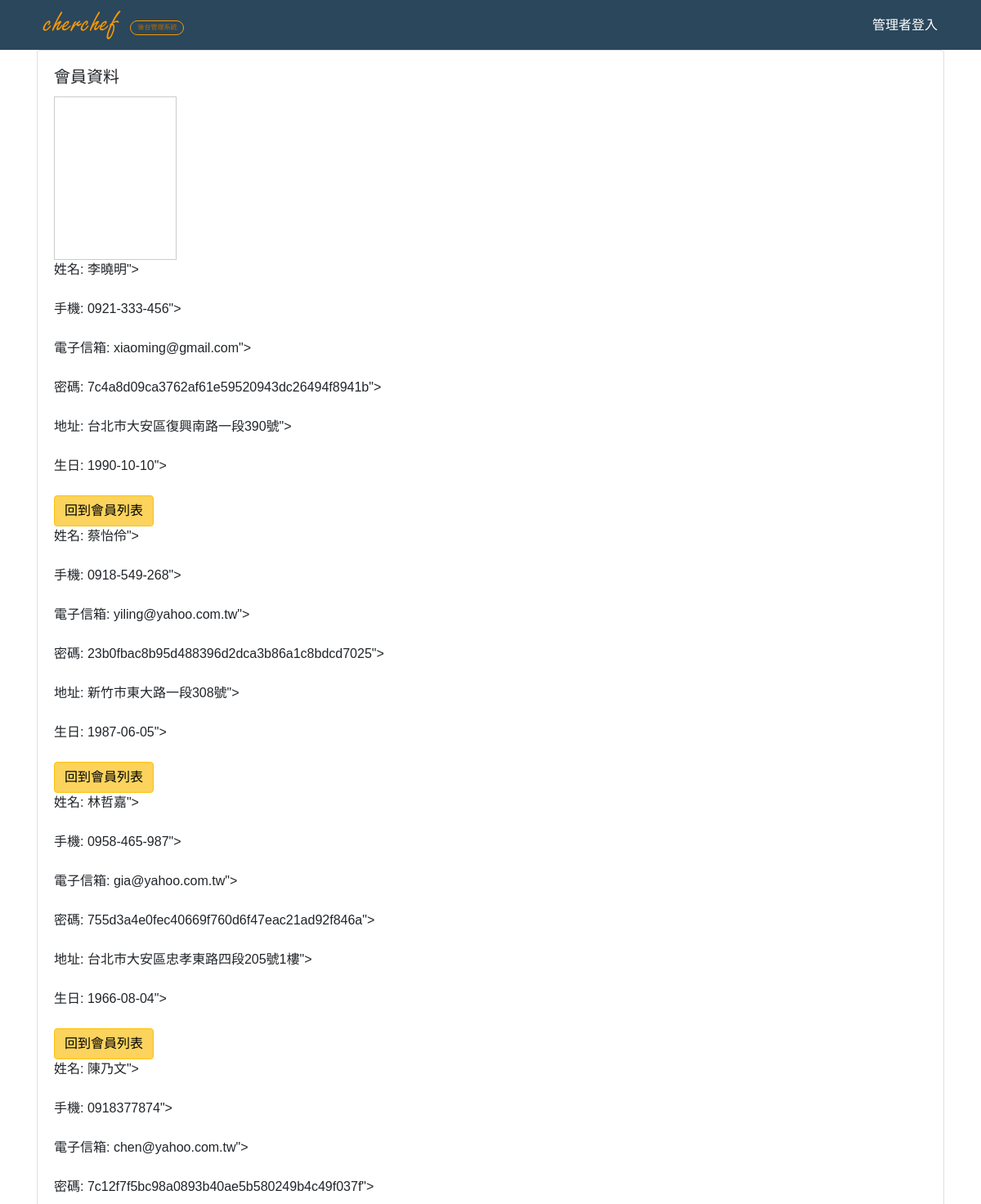
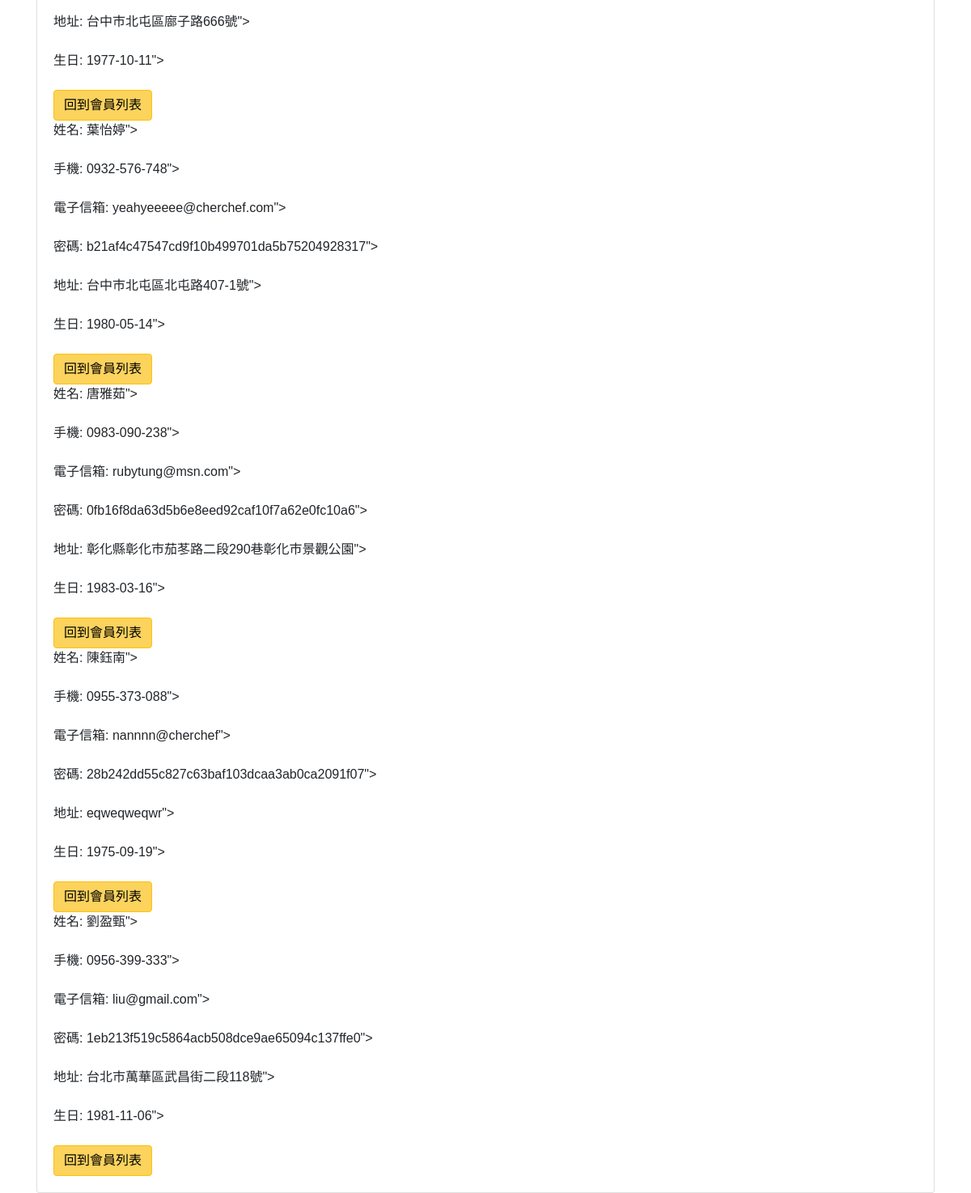
/Chef/clients_detail_api.php, run on the app's committed database (2 pictures, top to bottom).
### tables this page shows
CREATE TABLE `clients` (
  `sid` int(11) NOT NULL,
  `name` varchar(255) NOT NULL,
  `mobile` varchar(255) NOT NULL,
  `email` varchar(255) NOT NULL,
  `password` varchar(255) NOT NULL,
  `address` varchar(255) NOT NULL,
  `birthday` date NOT NULL,
  `profile_pic` varchar(255) NOT NULL,
  `kitchen_pics` varchar(255) NOT NULL
);

### Chef/clients_detail_api.php (the view, shortened to what this page needs)
<?php
    require __DIR__. '/connect.php';
    $stmt = $pdo->query("SELECT * FROM `clients`");
    $rows = $stmt->fetchAll(PDO::FETCH_ASSOC);
?>
<?php include __DIR__ . '/_html_header.php'; ?>
<?php include __DIR__ . '/_navbar.php'; ?>
<div class="container">
    <div class="row">
        <div class="col-lg-12">
            <div class="card">
                <div class="card-body">
                    <h5 class="card-title">會員資料</h5>
                    <div style="border: 1px solid #cccccc; height: 200px;   width: 150px">
                    </div>
                    <?php foreach ($rows as $row): ?>
                    <form method="post" name="form1"">
                        <div class="form-group">
                            <label for="name">姓名: </label> <?= $row['name']?>">
                        </div>
                        <div class="form-group">
                            <label for="mobile">手機: </label> <?= $row['mobile']?>">
                        </div>
                        <div class="form-group">
                            <label for="email">電子信箱: </label> <?= $row['email']?>">
                        </div>
                        <div class="form-group">
                            <label for="password">密碼: </label> <?= $row['password']?>">
                        </div>
                        <div class="form-group">
                            <label for="address">地址: </label> <?= $row['address']?>">
                        </div>
                        <div class="form-group">
                            <label for="birthday">生日: </label> <?= $row['birthday']?>">
                        </div>
                        <a href="clients_list.php"><button id="back_btn" type="button" class="btn btn-warning">回到會員列表</button></a>
                    </form>
                    <?php endforeach; ?>
                </div>
            </div>
        </div>
    </div>
</div>
<?php include __DIR__. '/_html_footer.php'; ?>

### Chef/main.css (style rules this page uses)
* { font-family: 'Noto Sans TC', sans-serif; }
html { margin: 0; padding: 0; width: 100% }
body { margin: 0; padding:0; width: 100%; background-size: cover; height: 100vh; display: table; }
.btn-warning { color: #000; background-color: #fbd35d !important; }

### data on the page
clients: name "李曉明", mobile "0921-333-456", email "xiaoming@gmail.com", password "7c4a8d09ca3762af61e59520943dc26494f8941b", address "台北市大安區復興南路一段390號", birthday "1990-10-10"
clients: name "蔡怡伶", mobile "0918-549-268", email "yiling@yahoo.com.tw", password "23b0fbac8b95d488396d2dca3b86a1c8bdcd7025", address "新竹市東大路一段308號", birthday "1987-06-05"
clients: name "林哲嘉", mobile "0958-465-987", email "gia@yahoo.com.tw", password "755d3a4e0fec40669f760d6f47eac21ad92f846a", address "台北市大安區忠孝東路四段205號1樓", birthday "1966-08-04"
clients: name "陳乃文", mobile "0918377874", email "chen@yahoo.com.tw", password "7c12f7f5bc98a0893b40ae5b580249b4c49f037f", address "台中市北屯區廍子路666號", birthday "1977-10-11"
clients: name "葉怡婷", mobile "0932-576-748", email "yeahyeeeee@cherchef.com", password "b21af4c47547cd9f10b499701da5b75204928317", address "台中市北屯區北屯路407-1號", birthday "1980-05-14"
clients: name "唐雅茹", mobile "0983-090-238", email "rubytung@msn.com", password "0fb16f8da63d5b6e8eed92caf10f7a62e0fc10a6", address "彰化縣彰化市茄苳路二段290巷彰化市景觀公園", birthday "1983-03-16"
clients: name "陳鈺南", mobile "0955-373-088", email "nannnn@cherchef", password "28b242dd55c827c63baf103dcaa3ab0ca2091f07", address "eqweqweqwr", birthday "1975-09-19"
clients: name "劉盈甄", mobile "0956-399-333", email "liu@gmail.com", password "1eb213f519c5864acb508dce9ae65094c137ffe0", address "台北市萬華區武昌街二段118號", birthday "1981-11-06"
